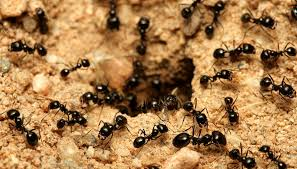
#> input picture sample.jpeg, 297 x 169 px
$ python script.py
#> lines starting #> are read from the running program, lines starting #| are printed output that depends on the picture; after the words box and inside, x2 and y2 are one past the last pixel; in counts of white or black regions, pixels touching at a corner belong together
import cv2

ant_cascade = cv2.CascadeClassifier('cascade.xml')

img = cv2.imread('sample.jpeg')
#> img is the input picture: shape (169, 297, 3); mean B, G, R 76.2, 123.4, 166.7
cv2.imshow("undetected", img)

gray = cv2.cvtColor(img, cv2.COLOR_BGR2GRAY)
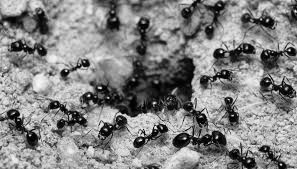
#> gray: shape (169, 297); min 0, max 254, mean 131
ants = ant_cascade.detectMultiScale(img,1.1,1)
#> ants = 18 rows, first 6: [44, 6, 21, 21], [70, 16, 26, 26], [160, 16, 28, 28], [189, 66, 28, 28], [146, 26, 32, 32], [145, 46, 33, 33]

for (x,y,w,h) in ants:
    cv2.rectangle(img, (x,y), (x+w,y+h), (255,255,0), 2)
#> this loop made 18 passes
#> (x, y, w, h) on passes 1 to 12: (44, 6, 21, 21), (70, 16, 26, 26), (160, 16, 28, 28), (189, 66, 28, 28), (146, 26, 32, 32), (145, 46, 33, 33), (4, 65, 39, 39), (129, 107, 52, 52), (193, 35, 43, 43), (8, 116, 45, 45), (134, 64, 50, 50), (108, 112, 55, 55)
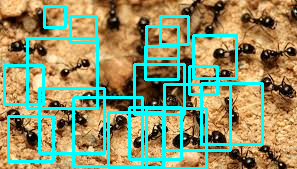
#> img: shape (169, 297, 3); 18.15% of pixels changed, all inside (x1, y1, x2, y2) = (3, 5, 264, 169)

cv2.imshow('detected',img)
cv2.waitKey()
